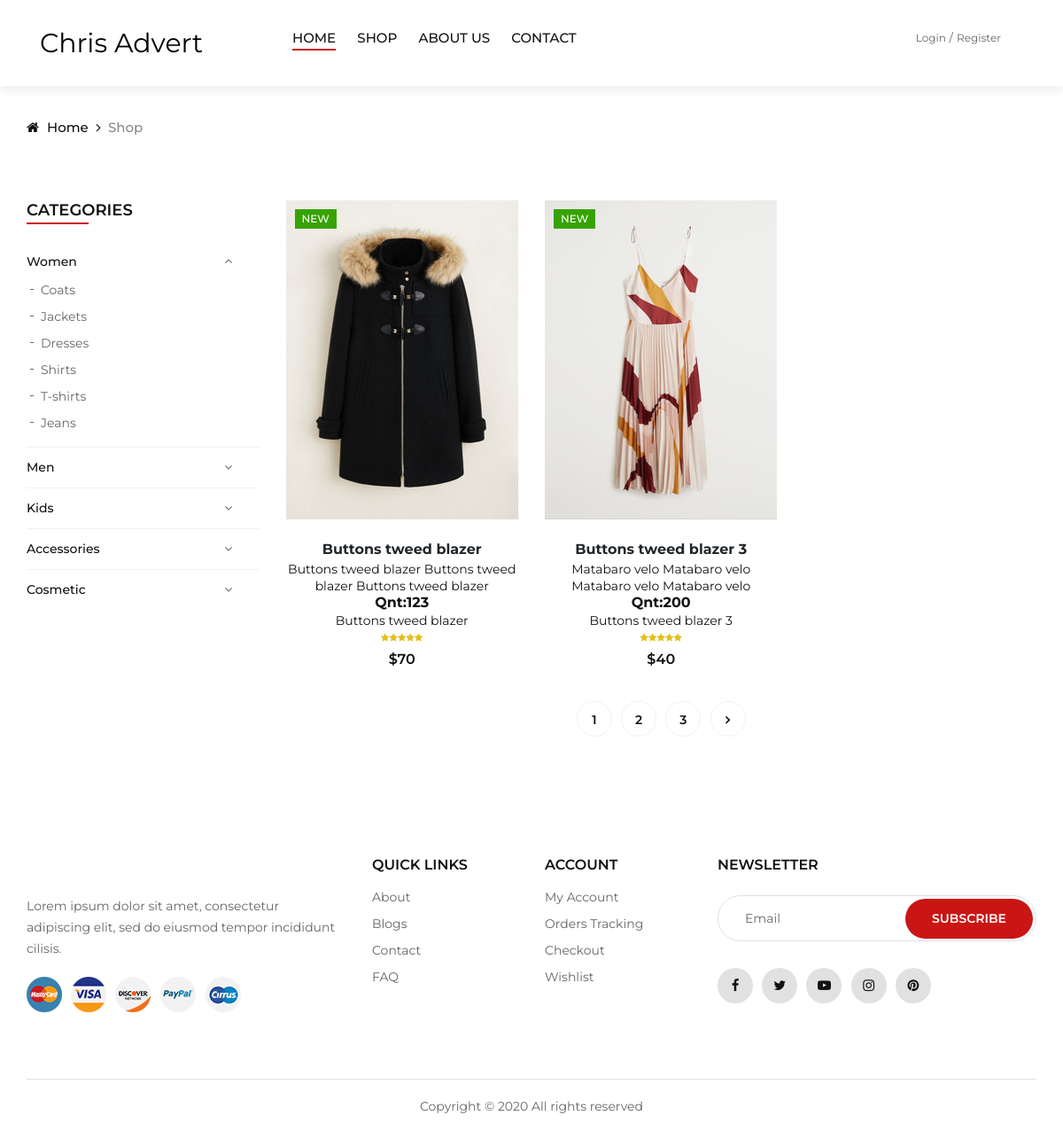
The app's page /shop/ with its own data.
### digiadvert/models.py (models this page shows, shortened)
class Marchandise(models.Model):
	CATEGORY = (
		('women','Women'),
		('men','Men'),
		('kid','Kid'),
		)
	imageMarch = models.FileField(upload_to = 'marchandise')
	CodeMarch = models.CharField(max_length = 250)
	NomMarch =models.CharField(max_length = 250)
	Designation = models.TextField()
	Quantity = models.CharField(max_length = 250)
	PrixUnitaire = models.CharField(max_length = 250)
	fournisseur = models.ForeignKey(Fournisseur, null = True, on_delete = models.SET_NULL)
	Magasinier = models.ForeignKey(Magasinier, null = True, on_delete = models.SET_NULL)

### digiadvert/views.py (the view)
# urls.py: path('shop/', views.shop, name = "shop"),
def shop(request):
	march = Marchandise.objects.all()
	context = {
	'march':march,
	}
	return render(request, 'shop.html',context)

### digiadvert/templates/shop.html (shortened to what this page needs)
{% load static %}
<!DOCTYPE html>
<html lang="zxx">
<head>
    <link rel="stylesheet" href="{% static 'css/bootstrap.min.css' %}" type="text/css">
    <link rel="stylesheet" href="{% static 'css/font-awesome.min.css' %}" type="text/css">
    <link rel="stylesheet" href="{% static 'css/elegant-icons.css' %}" type="text/css">
    <link rel="stylesheet" href="{% static 'css/jquery-ui.min.css' %}" type="text/css">
    <link rel="stylesheet" href="{% static 'css/magnific-popup.css' %}" type="text/css">
    <link rel="stylesheet" href="{% static 'css/owl.carousel.min.css' %}" type="text/css">
    <link rel="stylesheet" href="{% static 'css/slicknav.min.css' %}" type="text/css">
    <link rel="stylesheet" href="{% static 'css/style.css' %}" type="text/css">
</head>
<body>
    <header class="header">
        <div class="container-fluid">
            <div class="row">
                <div class="col-xl-3 col-lg-2">
                    <div class="header__logo">
                        <a href="/" style="font-size: 30px; color: black">Chris Advert</a>
                    </div>
                </div>
                <div class="col-xl-6 col-lg-7">
                    <nav class="header__menu">
                        <ul>
                            <li class="active"><a href="/">Home</a></li>
                            <li><a href="{% url 'shop' %}">Shop</a></li>
                            <li><a href="#">About Us</a></li>
                            <li><a href="#">Contact</a></li>
                        </ul>
                    </nav>
                </div>
                <div class="col-lg-3">
                    <div class="header__right">
                        <div class="header__right__auth">
                        {% if user.is_authenticated %}
                        <a href="{% url 'profile' %}">Profile</a>
                        <a href="{% url 'logout' %}">Logout</a>
                        {% else %}
                        <a href="{% url 'login' %}">Login</a>
                        <a href="{% url 'register' %}">Register</a>
                        {% endif %}
                        </div>
                    </div>
                </div>
            </div>
        </div>
    </header>
    <div class="breadcrumb-option">
        <div class="container">
            <div class="row">
                <div class="col-lg-12">
                    <div class="breadcrumb__links">
                        <a href="./index.html"><i class="fa fa-home"></i> Home</a>
                        <span>Shop</span>
                    </div>
                </div>
            </div>
        </div>
    </div>
    <section class="shop spad">
        <div class="container">
            <div class="row">
                <div class="col-lg-3 col-md-3">
                    <div class="shop__sidebar">
                        <div class="sidebar__categories">
                            <div class="section-title">
                                <h4>Categories</h4>
                            </div>
                            <div class="categories__accordion">
                                <div class="accordion" id="accordionExample">
                                    <div class="card">
                                        <div class="card-heading active">
                                            <a data-toggle="collapse" data-target="#collapseOne">Women</a>
                                        </div>
                                        <div id="collapseOne" class="collapse show" data-parent="#accordionExample">
                                            <div class="card-body">
                                                <ul>
                                                    <li><a href="#">Coats</a></li>
                                                    <li><a href="#">Jackets</a></li>
                                                    <li><a href="#">Dresses</a></li>
                                                    <li><a href="#">Shirts</a></li>
                                                    <li><a href="#">T-shirts</a></li>
                                                    <li><a href="#">Jeans</a></li>
                                                </ul>
                                            </div>
                                        </div>
                                    </div>
                                    <div class="card">
                                        <div class="card-heading">
                                            <a data-toggle="collapse" data-target="#collapseTwo">Men</a>
                                        </div>
                                    </div>
                                    <div class="card">
                                        <div class="card-heading">
                                            <a data-toggle="collapse" data-target="#collapseThree">Kids</a>
                                        </div>
                                    </div>
                                    <div class="card">
                                        <div class="card-heading">
                                            <a data-toggle="collapse" data-target="#collapseFour">Accessories</a>
                                        </div>
                                    </div>
                                    <div class="card">
                                        <div class="card-heading">
                                            <a data-toggle="collapse" data-target="#collapseFive">Cosmetic</a>
                                        </div>
                                    </div>
                                </div>
                            </div>
                        </div>
                    </div>
                </div>
                <div class="col-lg-9 col-md-9">
                    <div class="row">
                {% for march in march %}
                        <div class="col-lg-4 col-md-6">
                            <div class="product__item">
                                <div class="product__item__pic set-bg" data-setbg="{{march.imageMarch.url}}">
                                    <div class="label new">New</div>
                                    <ul class="product__hover">
                                    </ul>
                                </div>
                                <div class="product__item__text">
                                    <h><b>{{march.NomMarch}}</b></h6>
                                    <h6><a >{{march.Designation}}</a></h6>
                                    <h6><b >Qnt:{{march.Quantity}}</b></h6>
                                    <h6><a >{{march.NomMarch}}</a></h6>
                                    <div class="rating">
                                        <i class="fa fa-star"></i>
                                        <i class="fa fa-star"></i>
                                        <i class="fa fa-star"></i>
                                        <i class="fa fa-star"></i>
                                        <i class="fa fa-star"></i>
                                    </div>
                                    <div class="product__price">${{march.PrixUnitaire}} </div>
                                </div>
                            </div>
                        </div>
                    {% endfor %}
                        <div class="col-lg-12 text-center">
                            <div class="pagination__option">
                                <a href="#">1</a>
                                <a href="#">2</a>
                                <a href="#">3</a>
                                <a href="#"><i class="fa fa-angle-right"></i></a>
                            </div>
                        </div>
                    </div>
                </div>
            </div>
        </div>
    </section>
    <footer class="footer">
        <div class="container">
            <div class="row">
                <div class="col-lg-4 col-md-6 col-sm-7">
                    <div class="footer__about">
                        <div class="footer__logo">
                        </div>
                        <p>Lorem ipsum dolor sit amet, consectetur adipiscing elit, sed do eiusmod tempor incididunt
                        cilisis.</p>
                        <div class="footer__payment">
                            <a href="#"><img src="img/payment/payment-1.png" alt=""></a>
                            <a href="#"><img src="img/payment/payment-2.png" alt=""></a>
                            <a href="#"><img src="img/payment/payment-3.png" alt=""></a>
                            <a href="#"><img src="img/payment/payment-4.png" alt=""></a>
                            <a href="#"><img src="img/payment/payment-5.png" alt=""></a>
                        </div>
                    </div>
                </div>
                <div class="col-lg-2 col-md-3 col-sm-5">
                    <div class="footer__widget">
                        <h6>Quick links</h6>
                        <ul>
                            <li><a href="#">About</a></li>
                            <li><a href="#">Blogs</a></li>
                            <li><a href="#">Contact</a></li>
                            <li><a href="#">FAQ</a></li>
                        </ul>
                    </div>
                </div>
                <div class="col-lg-2 col-md-3 col-sm-4">
                    <div class="footer__widget">
                        <h6>Account</h6>
                        <ul>
                            <li><a href="#">My Account</a></li>
                            <li><a href="#">Orders Tracking</a></li>
                            <li><a href="#">Checkout</a></li>
                            <li><a href="#">Wishlist</a></li>
                        </ul>
                    </div>
                </div>
                <div class="col-lg-4 col-md-8 col-sm-8">
                    <div class="footer__newslatter">
                        <h6>NEWSLETTER</h6>
                        <form action="#">
                            <input type="text" placeholder="Email">
                            <button type="submit" class="site-btn">Subscribe</button>
                        </form>
                        <div class="footer__social">
                            <a href="#"><i class="fa fa-facebook"></i></a>
                            <a href="#"><i class="fa fa-twitter"></i></a>
                            <a href="#"><i class="fa fa-youtube-play"></i></a>
                            <a href="#"><i class="fa fa-instagram"></i></a>
                            <a href="#"><i class="fa fa-pinterest"></i></a>
                        </div>
                    </div>
                </div>
            </div>
            <div class="row">
                <div class="col-lg-12">
                    <div class="footer__copyright__text">
                        <p>Copyright &copy; <script>document.write(new Date().getFullYear());</script> All rights reserved </p>
                    </div>
                </div>
            </div>
        </div>
    </footer>
</body>
</html>

### records on screen
Marchandise: shows a picture, NomMarch "Buttons tweed blazer", Designation "Buttons tweed blazer Buttons tweed blazer Buttons tweed blazer", Quantity "123", PrixUnitaire "70"
Marchandise: shows a picture, NomMarch "Buttons tweed blazer 3", Designation "Matabaro velo Matabaro velo Matabaro velo Matabaro velo", Quantity "200", PrixUnitaire "40"
